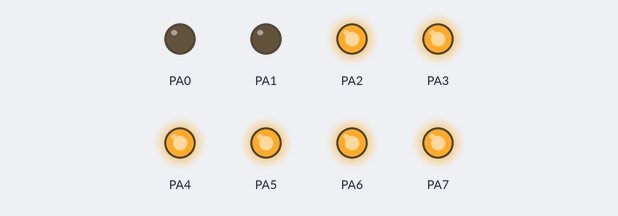
Simulated run of this program. Board: ATmega32, built with avr-gcc and emulated at 1 MHz (the files do not name the chip). Shown: output pins drawn as LEDs (lit = HIGH). At 0.0 s the program stops and its outputs stay as they are.

Above: at 0.1 s.
Timing chart, 0 to 1.5 s (numbered marks = the images above):
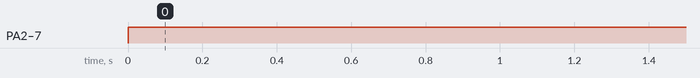

The program:

main.c
```c
/*
 * task3.c
 *
 * Created: 25-Feb-18 11:51:21 PM
 * Author : Emad
 */
#define F_CPU 1000000UL
#include <avr/io.h>

void convert (uint8_t m)
{
	uint8_t i,n,a[8];
	n=m;
	for (i=0;n>0;i++)
	{
		a[i]=n%2;
		n=n/2;
	}

	for (i-1;i>=0;i--)
	{
		PORTA|=(a[i]<<i);
	}
}
void opre (uint8_t A,uint8_t B,char op)
{
	if (op=='+')
	{
		convert(A+B);
	}
	else if (op=='-')
	{
		convert(A-B);
	}
	else if (op=='|')
	{
		PORTA=A|B;
	}
	else if (op=='&')
	{
		PORTA=A&B;
	}
}
int main(void)
{
	DDRA=0xff;
uint8_t n=5,m=9;
    /* Replace with your application code */
    while (1)
    {
		//opre(n,m,'|');
		PORTA=n-m;

    }
}
```

Measured:
- by itself, PA2–7: LOW → HIGH at 0.00 s
